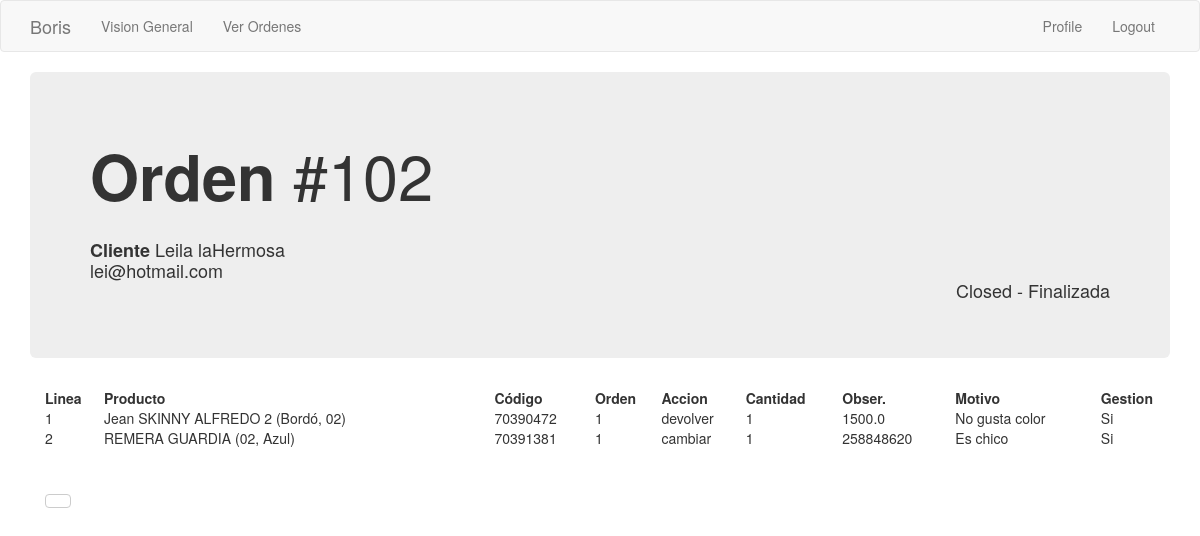
Screenshot of /orden/1 (signed in) with the database file from the repository.
### app/models.py (models this page shows, shortened)
class Order_header(db.Model):
    id = db.Column(db.Integer, primary_key=True)
    order_number = db.Column(db.Integer, index=True)
    order_id_anterior = db.Column(db.Integer)
    creation_date = db.Column(db.String(35), index=True)
    last_update_date = db.Column(db.String(35))
    payment_method = db.Column(db.String(10))
    payment_card = db.Column(db.String(10))
    courier_order_id = db.Column(db.String(64), index=True)
    status = db.Column(db.String(15))
    sub_status = db.Column(db.String(15))
    customer_address = db.Column(db.String(64))
    customer_number = db.Column(db.String(10))
    customer_floor = db.Column(db.String(10))
    customer_zipcode = db.Column(db.String(8))
    customer_locality = db.Column(db.String(64))
    customer_city = db.Column(db.String(64))
    customer_province = db.Column(db.String(64))
    customer_country = db.Column(db.String(64))
    detalle = db.relationship('Order_detail', backref='productos', lazy='dynamic')
    transaction = db.relationship('Transaction_log', backref='transaccion', lazy='dynamic')
    customer_id = db.Column(db.Integer, db.ForeignKey('customer.id'))
    store = db.Column(db.Integer, db.ForeignKey('company.store_id'))

class Customer(db.Model):
    id = db.Column(db.Integer, primary_key=True)
    platform = db.Column(db.String(64), index=True)
    name = db.Column(db.String(64), index=True)
    email = db.Column(db.String(120), index=True, unique=True)
    phone = db.Column(db.String(15))
    orders = db.relationship('Order_header', backref='buyer', lazy='dynamic')

class Order_detail(db.Model):
    order_line_number = db.Column(db.String, primary_key=True)
    line_number = db.Column(db.Integer)
    prod_id = db.Column(db.Integer)
    name = db.Column(db.String(120))
    variant = db.Column(db.Integer)
    accion = db.Column(db.String(10))
    accion_cambiar_por = db.Column(db.Integer)
    accion_cantidad = db.Column(db.Integer)
    motivo = db.Column(db.String(50))
    monto_a_devolver = db.Column(db.Float)
    gestionado = db.Column(db.String(10))
    order = db.Column(db.Integer, db.ForeignKey('order_header.id'))

### app/main/routes.py (the view)
@bp.route('/orden/<orden_id>')
@login_required
def orden(orden_id):
    orden = Order_header.query.filter_by(id=orden_id).first()
    orden_linea = Order_detail.query.filter_by(order=orden_id).all()
    return render_template('orden.html', orden=orden, orden_linea=orden_linea, customer=orden.buyer)

### app/main/routes.py (called while the page is built)
@bp.before_app_request
def before_request():
    if current_user.is_authenticated:
        current_user.last_seen = datetime.utcnow()
        db.session.commit()

### app/models.py (called while the page is built)
@login.user_loader
def load_user(id):
    return User.query.get(int(id))

### app/templates/orden.html (shortened to what this page needs)
{% extends "base.html" %}
{% block app_content %}
    <div class='jumbotron'>
        <h1>
            <strong>Orden </strong>#{{orden.order_number}}
        </h1>
        <h4>
            <br> <strong> Cliente </strong>{{customer.name}}
            <br>         {{customer.email}}
            <div class="text-right"> {{orden.status}} - {{orden.sub_status}} </div>
        </h4>
    </div>
    <div class='container'>
        <table style="width:100%">
            <tr>
                <th>Linea</th>
                <th>Producto</th>
                <th>Código</th>
                <th>Orden</th>
                <th>Accion</th>
                <th>Cantidad</th>
                <th>Obser.</th>
                <th>Motivo</th>
                <th>Gestion</th>
            </tr>
            {% for i in orden_linea %}
            <tr>
                <td>{{i['line_number']}}</td>
                <td>{{i['name']}}</td>
                <td>{{i['prod_id']}}</td>
                <td>{{i['order']}}</td>
                <td>{{i['accion']}}</td>
                <td>{{i['accion_cantidad']}}</td>
                <td>
                {% if i['accion'] == 'cambiar' %}
                    {{i['accion_cambiar_por']}}
                {% else %}
                    {{i['monto_a_devolver']}}
                {% endif %}
                </td>
                <td>{{i['motivo']}}</td>
                <td>{{i['gestionado']}}</td>
            </tr>
            {% endfor %}
        </table>
        <br><br>
            {% if orden.sub_status == 'Iniciado' %}
                {% set text = 'Cobrar envío y pasar a Ready' %}
                {% set accion_orden = 'toReady' %}
            {% endif %}
            {% if orden.sub_status == 'Recibido' %}
                {% set text = 'Revisar y aprobar Solicitud' %}
                {% set accion_orden = 'toApproved' %}
            {% endif %}
            <a href="{{ url_for('main.gestionar_ordenes', orden_id = orden.id, accion_orden = accion_orden ) }}">
            <button class="btn btn-default"> {{text}} </button></a>
    </div>
{% endblock %}

### rows the page displays
Order_header: order_number "102", status "Closed", sub_status "Finalizada"
Customer: name "Leila laHermosa", email "lei@hotmail.com"
Order_detail: line_number "1", name "Jean SKINNY ALFREDO 2 (Bordó, 02)", prod_id "70390472", order "1", accion "devolver", accion_cantidad "1", monto_a_devolver "1500.0", motivo "No gusta color", gestionado "Si"
Order_detail: line_number "2", name "REMERA GUARDIA (02, Azul)", prod_id "70391381", order "1", accion "cambiar", accion_cantidad "1", accion_cambiar_por "258848620", motivo "Es chico", gestionado "Si"

### other values shown
{{ 'Logout' }} "Logout"
